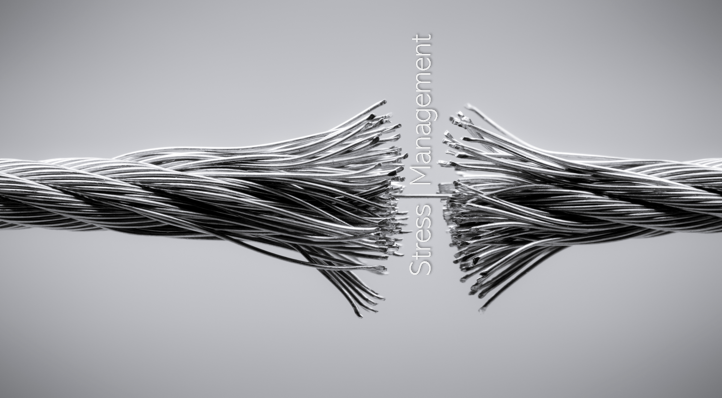
#> input picture images/image001.png, 722 x 398 px, given in place of the camera
$ python main.py
#> lines starting #> are read from the running program, lines starting #| are printed output that depends on the picture
import os
import cv2
import time
from emailing import send_email
import glob
from threading import Thread

# 0 ref to main camera.
# If you want to use secondary came put 1
video = cv2.VideoCapture(0)
time.sleep(1)

first_frame = None
status_list = []
count = 1


# Def to delete the images after program exits.
def clean_folder():
    print("CLEAN FOLDER HAS STARTED...")
    images = glob.glob("images/*.png")
    for image in images:
        os.remove(image)
    print("CLEAN FOLDER HAS ENDED.")


while True:
    status = 0
    check, frame = video.read()
#> frame is the input picture: shape (398, 722, 3); mean B, G, R 166.2, 161.9, 161.1
    gray_frame = cv2.cvtColor(frame, cv2.COLOR_BGR2GRAY)
    gray_frame_gau = cv2.GaussianBlur(gray_frame, (21, 21), 0)
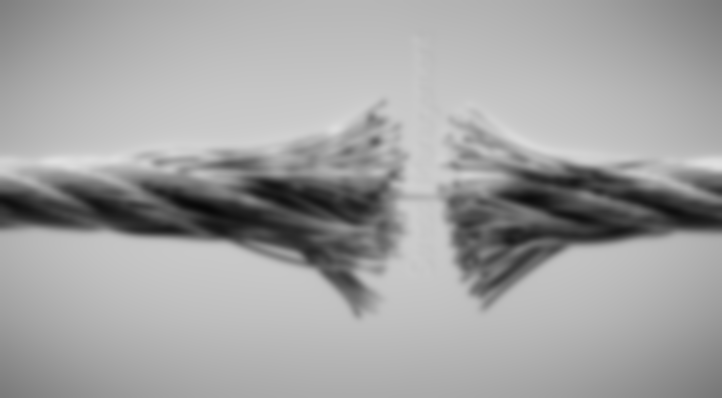
#> gray_frame_gau: shape (398, 722); min 8, max 224, mean 161.9

    if first_frame is None:
        first_frame = gray_frame_gau

    delta_frame = cv2.absdiff(first_frame, gray_frame_gau)
#> delta_frame: shape (398, 722); every value is 0

    thresh_frame = cv2.threshold(delta_frame, 60, 255, cv2.THRESH_BINARY)[1]
    dil_frame = cv2.dilate(thresh_frame, None, iterations=2)
    cv2.imshow("My video", dil_frame)

    contours, check = cv2.findContours(dil_frame, cv2.RETR_EXTERNAL, cv2.CHAIN_APPROX_SIMPLE)
#> contours = []; check = None

    for contour in contours:
        if cv2.contourArea(contour) < 10000:
            continue
        x, y, w, h = cv2.boundingRect(contour)
        rectangle = cv2.rectangle(frame, (x, y), (x + w, y + h), (0, 255, 0), 3)
        if rectangle.any():
            status = 1
            cv2.imwrite(f"images/{count}.png", frame)
            count = count + 1
            all_images = glob.glob("images/*.png")
            index = int(len(all_images) / 2)
            image_with_object = all_images[index]

    status_list.append(status)
    status_list = status_list[-2:]
    if status_list[0] == 1 and status_list[1] == 0:
        # Using Treading to fix Smooth image Capturing.
        email_thread = Thread(target=send_email, args=(image_with_object,))
        email_thread.daemon = True
        clean_folder_thread = Thread(target=clean_folder)
        # clean_folder_thread.daemon = True # You can enabaled this
        email_thread.start()

    print(status_list)
    cv2.imshow("Video", frame)
    key = cv2.waitKey(1)
#> (key x is pressed here)

    if key == ord("x"):
        break
video.release()
# Note: Clean folder ll execute right after the programs ends.
#> (the run stopped early here; a loop or call above may not have finished)
